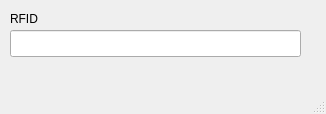
<?xml version="1.0" encoding="UTF-8"?>
<ui version="4.0">
 <class>MainWindow</class>
 <widget class="QMainWindow" name="MainWindow">
  <property name="geometry">
   <rect>
    <x>0</x>
    <y>0</y>
    <width>326</width>
    <height>114</height>
   </rect>
  </property>
  <property name="windowTitle">
   <string>MainWindow</string>
  </property>
  <widget class="QWidget" name="centralwidget">
   <widget class="QLabel" name="label">
    <property name="geometry">
     <rect>
      <x>10</x>
      <y>10</y>
      <width>41</width>
      <height>17</height>
     </rect>
    </property>
    <property name="text">
     <string>RFID</string>
    </property>
   </widget>
   <widget class="QLineEdit" name="lineEdit">
    <property name="geometry">
     <rect>
      <x>10</x>
      <y>30</y>
      <width>291</width>
      <height>27</height>
     </rect>
    </property>
   </widget>
  </widget>
  <widget class="QMenuBar" name="menubar">
   <property name="geometry">
    <rect>
     <x>0</x>
     <y>0</y>
     <width>326</width>
     <height>25</height>
    </rect>
   </property>
  </widget>
  <widget class="QStatusBar" name="statusbar"/>
 </widget>
 <resources/>
 <connections/>
</ui>
